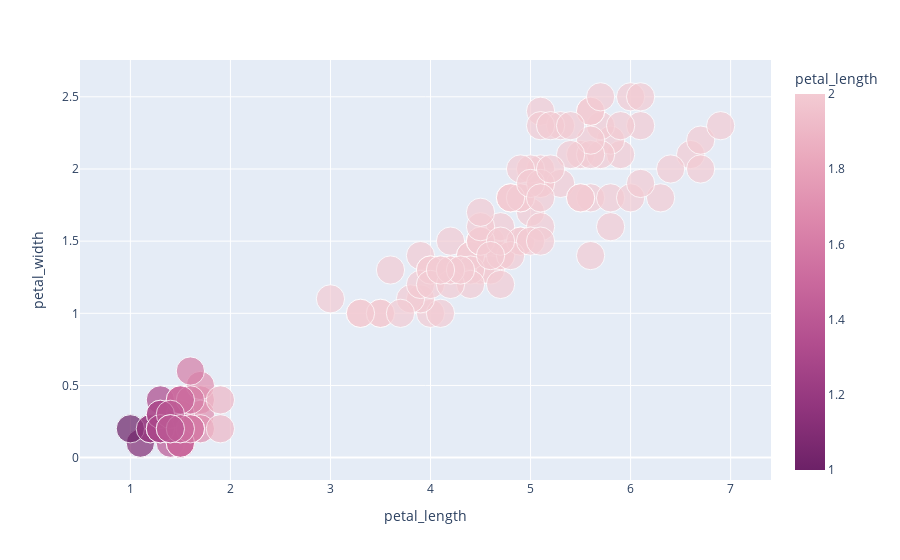

Write notebook code for a chart like this one.
### Markdown cell above
### **Color Range**
When using the range of the input data as the color range is inappropriate, for example when producing many figures which must have comparable color ranges, or to clip the color range to account for outliers, the Plotly Express range_color argument can be used. Here we clip the top of the color range above the lower range of the data and extend it below the lower range of the data:

### Code cell
colorScaleNames = px.colors.named_colorscales()
print(list(colorScaleNames))
fig = px.scatter(df,x='petal_length',y='petal_width', size=[1]*len(df), #bubbles have a same size
                 color='petal_length',
                 color_continuous_scale='magenta_r',
                 range_color=[1,2])
fig.show()

### Figure 1 — Plotly figure (JSON) as saved in the notebook; plotly's stock layout.template omitted (floating-point values rounded to 4 significant figures; data arrays with more than 128 entries replaced by an {"elided": "..."} marker saying what was removed)
{"data": [{"hovertemplate": "petal_length=%{marker.color}<br>petal_width=%{y}<br>size=%{marker.size}<extra></extra>", "legendgroup": "", "marker": {"color": {"elided": "150 float values"}, "coloraxis": "coloraxis", "size": {"elided": "150 int values"}, "sizemode": "area", "sizeref": 0.0025, "symbol": "circle"}, "mode": "markers", "name": "", "orientation": "v", "showlegend": false, "type": "scatter", "x": {"elided": "150 float values"}, "xaxis": "x", "y": {"elided": "150 float values"}, "yaxis": "y"}], "layout": {"coloraxis": {"cmax": 2, "cmin": 1, "colorbar": {"title": {"text": "petal_length"}}, "colorscale": [[0, "rgb(108, 33, 103)"], [0.1667, "rgb(145, 53, 125)"], [0.3333, "rgb(177, 77, 142)"], [0.5, "rgb(202, 105, 157)"], [0.6667, "rgb(221, 136, 172)"], [0.8333, "rgb(234, 169, 189)"], [1, "rgb(243, 203, 211)"]]}, "legend": {"itemsizing": "constant", "tracegroupgap": 0}, "margin": {"t": 60}, "xaxis": {"anchor": "y", "domain": [0, 1], "title": {"text": "petal_length"}}, "yaxis": {"anchor": "x", "domain": [0, 1], "title": {"text": "petal_width"}}}}
